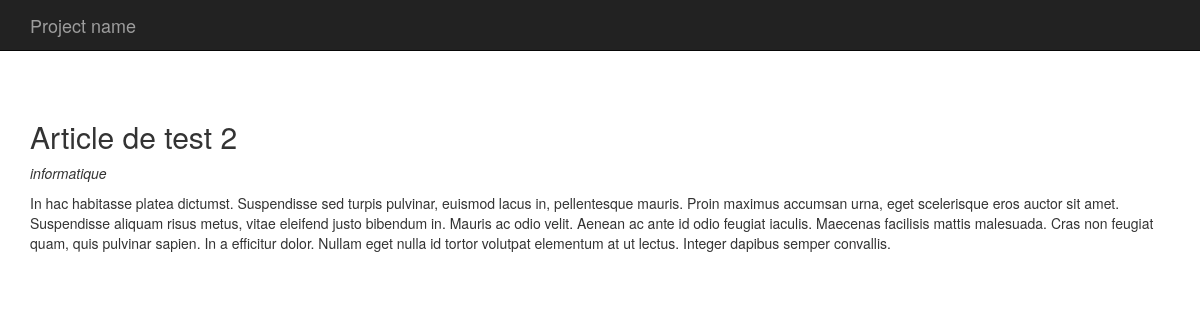
/index.php?p=posts.single&id=2, run on an earlier commit of the app's database.
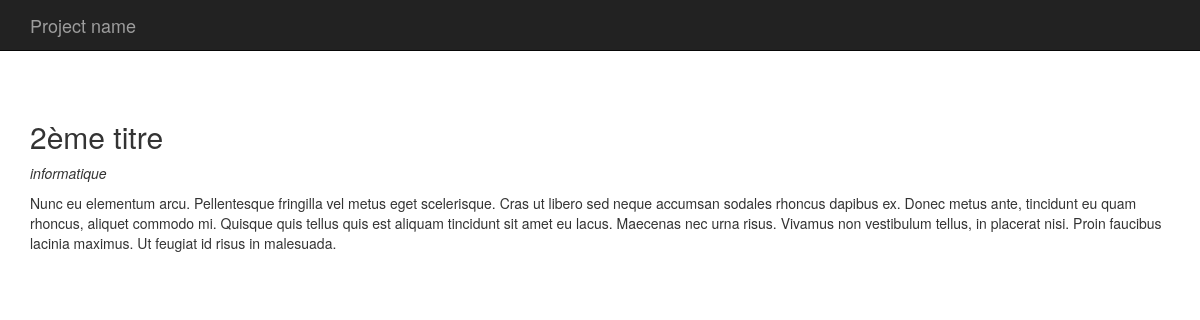
And on a later commit of the database.
### tables this page shows
CREATE TABLE `articles` (
  `id` int(11) NOT NULL,
  `titre` varchar(255) DEFAULT NULL,
  `contenu` longtext,
  `date` datetime DEFAULT NULL,
  `category_id` int(11) DEFAULT NULL
);

CREATE TABLE `categories` (
  `id` int(11) NOT NULL,
  `titre` varchar(255) DEFAULT NULL
);

### app/App.php (called while the page is built, shortened)
<?php
    class App{
        private $db_instance;
        private static $_instance;
        public static function getInstance(){
            if(is_null(self::$_instance)){
                self::$_instance = new App();
            }
            return self::$_instance;
        }
        public static function load(){
            require ROOT . '/app/Autoloader.php';
            require ROOT . '/core/Autoloader.php';
        }
        public function getTable($name){
            return new $class_name($this->getDb());
        }
        public function getDb(){
            $config = config::getInstance(ROOT . '/config/config.php');
            if(is_null($this->db_instance)){
                $this->db_instance = new MysqlDatabase($config->get('db_name'), $config->get('db_user'), $config->get('db_pass'), $config->get('db_host'));
            }
            return $this->db_instance;
        }
    }
?>

### app/Autoloader.php (called while the page is built, shortened)
<?php
  class Autoloader{
      static function autoload($class){
          if (strpos($class, __NAMESPACE__ . '\\') === 0){
              $class = str_replace(__NAMESPACE__ . '\\', '', $class);
              $class = str_replace('\\', '/', $class);
          }
      }
  }

### core/Autoloader.php (called while the page is built, shortened)
<?php
  class Autoloader{
      static function autoload($class){
          if (strpos($class, __NAMESPACE__ . '\\') === 0){
              $class = str_replace(__NAMESPACE__ . '\\', '', $class);
              $class = str_replace('\\', '/', $class);
          }
      }
  }

### config/config.php (called while the page is built)
<?php
    return array(
      "db_user" => "root",
      "db_pass" => "root",
      "db_host" => "localhost",
      "db_name" => "blog"
  );
?>

### core/Config.php (called while the page is built, shortened)
<?php
    class Config{
        private $settings = [];
        private static $_instance;
        public static function getInstance($file){
            if(is_null(self::$_instance)){
                self::$_instance = new Config($file);
            }
            return self::$_instance;
        }
        public function __construct($file){
            $this->settings = require($file);
        }
        public function get($key){
            return $this->settings[$key];
        }
    }
?>

### core/Table/Table.php (called while the page is built, shortened)
<?php
    class Table{
      protected $db;
        public function __construct(Database $db){
            $this->db = $db;
        }
        public function query($statement, $attributes = null, $one = false){
            if($attributes){
                return $this->db->prepare(
                    $statement,
                    $attributes,
                    str_replace('Table', 'Entity', get_class($this)),
                    $one
                );
            }
            else{
                return $this->db->query(
                    $statement,
                    str_replace('Table', 'Entity', get_class($this)),
                    $one
                );
            }
        }
    }
?>

### core/Database/MysqlDatabase.php (called while the page is built, shortened)
<?php
    class MysqlDatabase extends Database{
        private $pdo;
        private function getPDO(){
            if($this->pdo === null){
                $pdo = new PDO('mysql:dbname=blog;host=localhost', 'root', 'root');
                $pdo->setAttribute(PDO::ATTR_ERRMODE, PDO::ERRMODE_EXCEPTION);
                $this->pdo = $pdo;
            }
            return $this->pdo;
        }
        public function prepare($statement, $attributes, $class_name = null, $one = false){
            $req = $this->getPDO()->prepare($statement);
            $req->execute($attributes);
            if($class_name === null){
                $req->setFetchMode(PDO::FETCH_OBJ);
            }
            else{
                $req->setFetchMode(PDO::FETCH_CLASS, $class_name);
            }
            if($one){
                $datas = $req->fetch();
            }
            else{
                $datas = $req->fetchAll();
            }
            return $datas;
        }
    }
?>

### app/Table/PostTable.php (called while the page is built, shortened)
<?php
    class PostTable extends Table{
        public function find($id){
            return $this->query("
                SELECT articles.id, articles.titre, articles.contenu, articles.date, categories.titre as categorie
                FROM articles
                LEFT JOIN categories ON category_id = categories.id
                WHERE articles.id = ?",
                [$id], true
            );
        }
    }
?>

### pages/posts/single.php (the view, shortened to what this page needs)
<?php
    $app = App::getInstance();
    $post =  $app->getTable('Post')->find($_GET['id']);
?>
<h2><?= $post->titre; ?></h2>
<p><em><?= $post->categorie; ?></em></p>
<p><?= $post->contenu; ?></p>

What changed in the data, as far as the page shows it:
changed articles "informatique": titre "Article de test 2" → "2ème titre"; contenu "In hac habitasse platea dictumst. Suspendisse sed turpis pulvinar, euismod lacus in, pellentesque mauris. Proin maximus accumsan urna, eget scelerisque eros auctor sit amet. Suspendisse aliquam risus metus, vitae eleifend justo bibendum in. Mauris ac odio velit. Aenean ac ante id odio feugiat iaculis. Maecenas facilisis mattis malesuada. Cras non feugiat quam, quis pulvinar sapien. In a efficitur dolor. Nullam eget nulla id tortor volutpat elementum at ut lectus. Integer dapibus semper convallis." → "Nunc eu elementum arcu. Pellentesque fringilla vel metus eget scelerisque. Cras ut libero sed neque accumsan sodales rhoncus dapibus ex. Donec metus ante, tincidunt eu quam rhoncus, aliquet commodo mi. Quisque quis tellus quis est aliquam tincidunt sit amet eu lacus. Maecenas nec urna risus. Vivamus non vestibulum tellus, in placerat nisi. Proin faucibus lacinia maximus. Ut feugiat id risus in malesuada."
